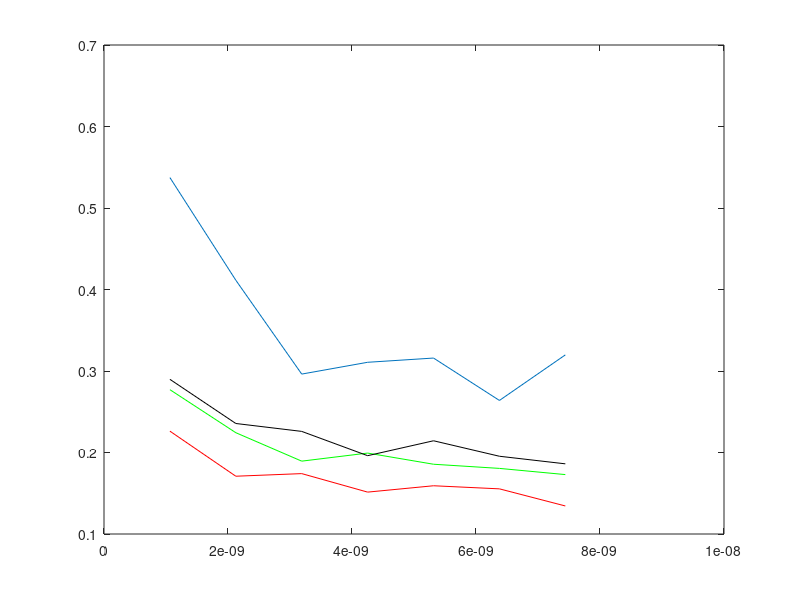

MATLAB code to generate this figure: (Note: this script raises an error after producing the figure.)
function extrapolate

NMD.x0.LJ.eps = 1.67E-21;              
NMD.x0.LJ.sigma = 3.4E-10;
NMD.x0.LJ.mass = 6.6326E-26;
NMD.x0.LJ.tau = sqrt((NMD.x0.LJ.mass*(NMD.x0.LJ.sigma)^2)/NMD.x0.LJ.eps);
kb = 1.3806E-23; 

cp=load('CPperfect.dat');
len=load('length.dat');
kext=zeros(1,length(cp(1,:)));

for l=1:1:length(cp(1,:))
	kext(l)=linfitkappa(len(:,l),cp(:,l))
end
nmddat=load('periodvL_update.dat');
nmddat(1,:)=nmddat(1,:).*NMD.x0.LJ.sigma;
plot(nmddat(1,:),cp(1,:),'r')
hold on
plot(nmddat(1,:),cp(2,:),'g')
plot(nmddat(1,:),cp(3,:),'k')
plot(nmddat(1,:),kext)


period=[2,4,6,8,10,12,14];
bulk1=1.2;
bulk3=3^(-0.5)*bulk1;
halfalat = 0.78161;

CP_GK=zeros(2,length(period));
IP_GK=zeros(2,length(period));

for i=1:1:length(period)
    str_cp=strcat(num2str(period(i)),'p_CP_GK.dat')
    str_ip=strcat(num2str(period(i)),'p_IP_GK.dat')
    cp=load(str_cp);
    ip=load(str_ip);
    CP_GK(1,i)=mean(cp(:,1))
    CP_GK(2,i)=std(cp(:,1))
    IP_GK(1,i)=mean(ip(:,1))
    IP_GK(2,i)=std(ip(:,1))
    IP_diff(i)=(period(i)*halfalat*bulk1+period(i)*halfalat*bulk3)...
        /(period(i)*halfalat+period(i)*halfalat);
    CP_diff(i)=(period(i)*halfalat+period(i)*halfalat)...
        /(period(i)*halfalat*1/bulk1+period(i)*halfalat*1/bulk3);
    k_avg(i)=(bulk1+bulk3)/2
end


errorbar(nmddat(1,:),CP_GK(1,:),CP_GK(2,:),'bo');
%errorbar(nmddat(1,:),IP_GK(1,:),IP_GK(2,:),'bd');
%plot(nmddat(1,:),IP_diff,'-.g','LineWidth',1.5);
plot(nmddat(1,:),CP_diff,'--g','LineWidth',1.5);

legend('4x6x6','6x6x6','8x6x6','Extrapolated from NMD','GK');
xlabel('Period Length $$[m]$$','interpreter','latex','FontSize',14);
ylabel('Thermal Conductivity $$[W m^{-1} K^{-1}]$$','interpreter','latex','FontSize',14)

set(gca, ...
  'Box'         , 'on'     , ...
  'TickDir'     , 'in'     , ...
  'TickLength'  , [.02 .02] , ...
  'XMinorTick'  , 'on'      , ...
  'YMinorTick'  , 'on'      , ...
  'YGrid'       , 'on'      , ...
  'XColor'      , [.3 .3 .3], ...
  'YColor'      , [.3 .3 .3], ...
  'LineWidth'   , 1         , ...
  'units',       'inches', ...
  'Position', [1 1 3.5 3.5]);


set(gcf, 'PaperPositionMode', 'auto');
print -depsc2 sizeeffects.eps

end

function kext=linfitkappa(L,K)

p = polyfit(1./L,1./K,1)

%plot(1./L,1./K,'o');
%hold;
%plot(1./L, p(1)*1./L+p(2));

Kfit =  p(1) * 1./L + p(2);
Kresid = 1./K - Kfit;
SSresid = sum(Kresid.^2);
SStotal = (length(1./K)-1) * var(1./K);
rsq = 1 - SSresid/SStotal

kext=1./p(2)

end
